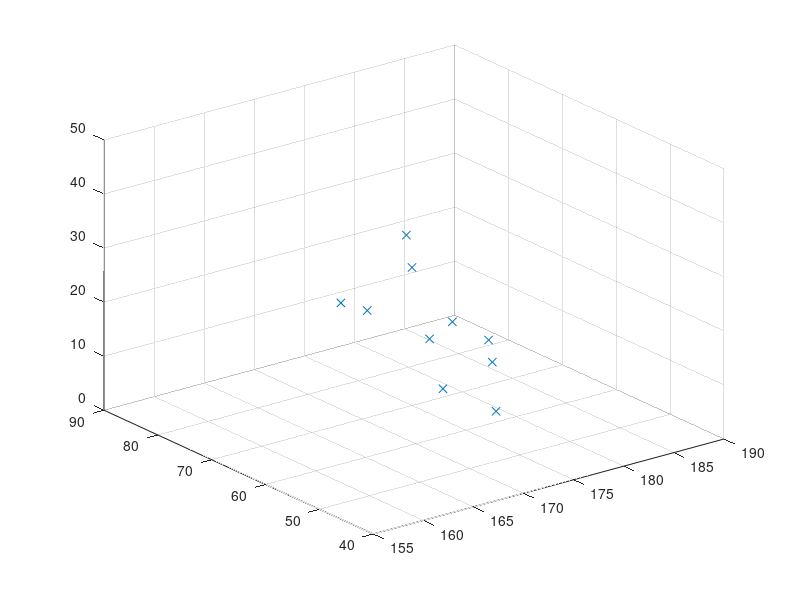

The MATLAB script that drew this image: (Note: this script raises an error after producing the figure.)
%% Instructions
%  Using pca to reduce dimension and use logistic regression to divide two classes.  
%  At last , using examples to test the model
%% Initialization
clear ; close all; clc

%% Part 1: Load Training Set
% Load the training set
% There are 4 labels:stature,weight,length of hair,sex

load('data1.mat');
X = data1;
X = X(:,1:3);


% Visualize the example
scatter3(X(:,1),X(:,2),X(:,3),'x');

fprintf('Program paused. Press enter to continue.\n');
pause;

%% Part 2: Principal Component Analysis

[X_norm, mu, sigma] = featureNormalize(X);

%Visualize the example
scatter3(X_norm(:,1),X_norm(:,2),X_norm(:,3),'x');

%  Run PCA
%  In this step , use svd function
[U, S, V] = pca(X_norm);

fprintf('Program paused. Press enter to continue.\n');
pause;

%% Part 3: Dimension Reduction

%The dimension we want,K is the dimension after dimension reduction
K = 2;

U_reduce = U(:, 1:K);
%Z is the data after dimension reduction
Z = X_norm * U_reduce;

%Visualize the example
plot(Z(:,1),Z(:,2),'x');

fprintf('Program paused. Press enter to continue.\n');
pause;


%% Part 4: Logistic Regression

X = Z(:, [1, 2]); y = data1(:, 4);
plotData(X,y);

X = mapFeature(X(:,1), X(:,2));

% Initialize fitting parameters
initial_theta = zeros(size(X, 2), 1);

% Set regularization parameter lambda to 1
lambda = 1;

% Compute and display initial cost and gradient for regularized logistic
% regression
[cost, grad] = costFunctionReg(initial_theta, X, y, lambda);

fprintf('Cost at initial theta (zeros): %f\n', cost);

% Initialize fitting parameters
initial_theta = zeros(size(X, 2), 1);

% Set Options
options = optimset('GradObj', 'on', 'MaxIter', 400);

% Optimize
[theta, J, exit_flag] = ...
	fminunc(@(t)(costFunctionReg(t, X, y, lambda)), initial_theta, options);

% Plot Boundary
plotDecisionBoundary(theta, X, y);
hold on;
title(sprintf('lambda = %g', lambda))

% Labels and Legend

legend('y = 1', 'y = 0', 'Decision boundary')

fprintf('Program paused. Press enter to continue.\n');
pause;

%% Part 5: Test Example

load 'data2.mat'
X_ex = data2(:,1:3);y_ex = data2(:,4);
[X_norm, mu, sigma] = featureNormalize(X_ex);
[U, S] = pca(X_norm);

U_reduce = U(:, 1:K);
Z = X_norm * U_reduce;
plotData_ex(Z,y_ex);

